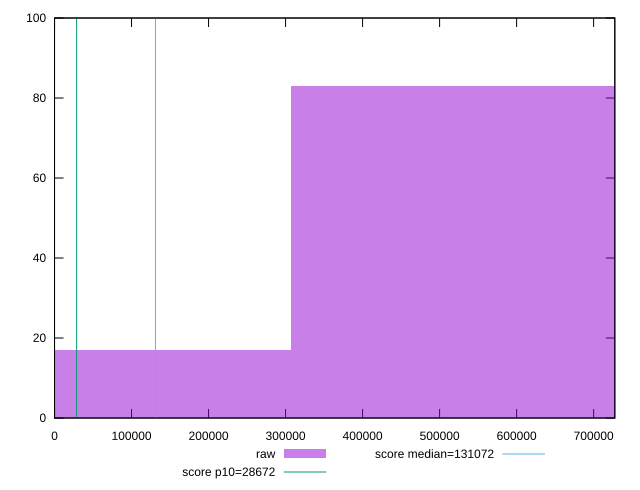

Reproduce this figure in gnuplot.
reset

$raw <<EOF
614679.4243090971 83
0 17
EOF

set key outside below
set boxwidth 614679.4243090971
set xrange [0:727509.0876388889]
set yrange [0:100]
set trange [0:100]
set style fill transparent solid 0.5 noborder

set parametric
set terminal svg size 640, 490 enhanced background rgb 'white'
set output "reports/report_00028_2021-02-24T12-49-42.674Z/uses-long-cache-ttl/samples/card/raw/histogram.svg"

plot $raw title "raw" with boxes, \
     28672,t title "score p10=28672", \
     131072,t title "score median=131072"

reset
